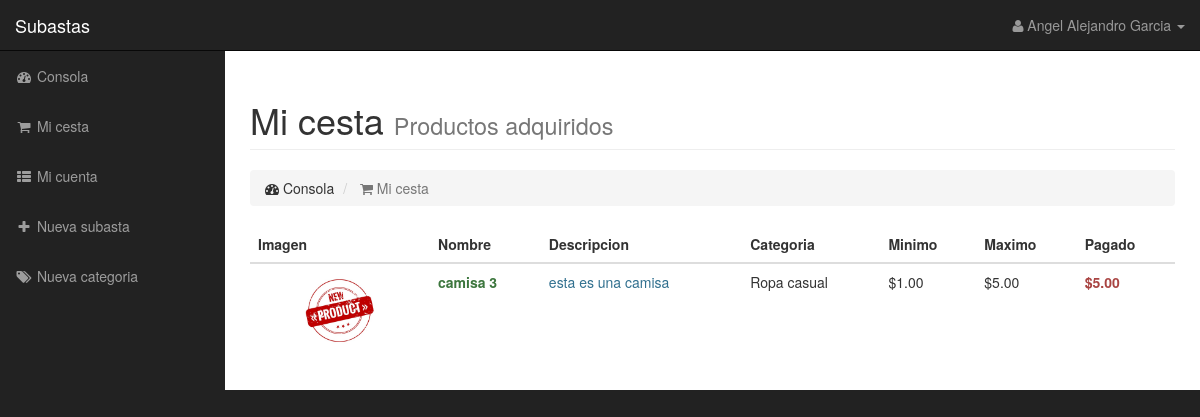
The page /cesta.php (signed in) on the database its author committed.
### tables this page shows
CREATE TABLE `producto` (
  `id_producto` int(11) NOT NULL,
  `nombre` varchar(100) NOT NULL,
  `descripcion` varchar(300) DEFAULT NULL,
  `imagen` varchar(300) DEFAULT NULL,
  `id_categoria` int(11) DEFAULT NULL
);

CREATE TABLE `categoria` (
  `id_categoria` int(11) NOT NULL,
  `categoria` varchar(100) NOT NULL,
  `descripcion` varchar(300) DEFAULT NULL
);

CREATE TABLE `subasta` (
  `id_subasta` int(11) NOT NULL,
  `min` int(11) DEFAULT NULL,
  `max` int(11) DEFAULT NULL,
  `tiempo_ini` datetime NOT NULL,
  `tiempo_fin` datetime NOT NULL,
  `estado` int(11) NOT NULL,
  `comprador` int(11) DEFAULT NULL,
  `subastador` int(11) NOT NULL,
  `id_producto` int(11) NOT NULL
);

CREATE TABLE `oferta` (
  `id_oferta` int(11) NOT NULL,
  `oferta` int(11) NOT NULL,
  `estado` int(11) NOT NULL,
  `fecha` datetime NOT NULL,
  `id_subasta` int(11) NOT NULL,
  `comprador` int(11) NOT NULL
);

### conexion/config.php (called while the page is built)
<?php
  $serv="localhost";
  $user="root";
  $pass="";
  $namedb="subasta";
?>

### conexion/Conexion.php (called while the page is built, shortened)
<?php
    class Conexion{
    private $conn = null;
    public function __construct(){
        include("config.php");
        $this->conn = new mysqli($serv, $user, $pass, $namedb);
        $this->conn->set_charset("utf8");
    }
    public function select($qry){
        $result = $this->conn->query($qry);
        return $result;
    }
    public function query($qry){
        if(!$this->conn->query($qry)){
            return false;
        }else{
            return true;
        }
        return null;
    }
}
?>

### cesta.php (the view, shortened to what this page needs)
<?php
  include ("conexion/Conexion.php");
  $bd = new Conexion();
?>
<!DOCTYPE html>
<html lang="es">
<head>
    <link href="css/bootstrap.min.css" rel="stylesheet">
    <link href="css/sb-admin.css" rel="stylesheet">
    <link href="css/plugins/morris.css" rel="stylesheet">
    <link href="font-awesome/css/font-awesome.min.css" rel="stylesheet" type="text/css">
</head>
<body>
    <div id="wrapper">
        <nav class="navbar navbar-inverse navbar-fixed-top" role="navigation">
            <div class="navbar-header">
                <a class="navbar-brand" href="subastas.php">Subastas</a>
            </div>
            <?php
              include ("header.php");
            ?>
            <?php
              include ("sidebar.php");
            ?>
        </nav>
        <div id="page-wrapper">
            <div class="container-fluid">
                <div class="row">
                    <div class="col-lg-12">
                        <h1 class="page-header">
                            Mi cesta <small>Productos adquiridos</small>
                        </h1>
                        <ol class="breadcrumb">
                          <li>
                              <i class="fa fa-dashboard"></i> Consola
                          </li>
                          <li class="active">
                              <i class="fa fa-shopping-cart"></i> Mi cesta
                          </li>
                        </ol>
                    </div>
                </div>
                <div class="row">
                  <div class="col-lg-12">
                    <div class="table-responsive">
                        <table class="table table-hover">
                            <thead>
                                <tr>
                                    <th>Imagen</th>
                                    <th>Nombre</th>
                                    <th>Descripcion</th>
                                    <th>Categoria</th>
                                    <th>Minimo</th>
                                    <th>Maximo</th>
                                    <th>Pagado</th>
                                </tr>
                            </thead>
                            <tbody>
                  <?php
                      $res0 = $bd->select("SELECT * from cesta where id_usuario=".$_SESSION["id_usuario"].";");
                      if($res0->num_rows > 0){
                        while($row0 = $res0->fetch_assoc()){
                          $sub = $row0["id_subasta"];
                          $res = $bd->select("SELECT * from subasta where id_subasta=$sub order by id_subasta desc");
                          if($res->num_rows > 0){
                            while($row = $res->fetch_assoc()){
                              $min = $row["min"];
                              $max = $row["max"];
                              $id_producto = $row["id_producto"];
                              $res2 = $bd->select("SELECT * from producto where id_producto=$id_producto");
                              if($res2->num_rows > 0){
                                while($row2 = $res2->fetch_assoc()){
                                  $nombre_p = $row2["nombre"];
                                  $descri_p = $row2["descripcion"];
                                  $imagen_p = $row2["imagen"];
                                  $catego_p = $row2["id_categoria"];
                                  $result = $bd->select("SELECT * from categoria where id_categoria=$catego_p");
                                  $categoria_arr = mysqli_fetch_array($result);
                                  $categoria = $categoria_arr["categoria"];
                                  $result1 = $bd->select("SELECT * from oferta where id_subasta=$sub order by id_oferta desc limit 1");
                                  $oferta = mysqli_fetch_array($result1);
                                  $of_final = $oferta["oferta"];
                                  ?>
                                      <tr>
                                          <td width="180px"><center><img src="<?php echo "images/productos/$imagen_p";?>" style="height: 80px;"></center></td>
                                          <td><?php echo "<b class='text-success'>$nombre_p</b>";?></td>
                                          <td><?php echo "<p class='text-info'>$descri_p</p>";?></td>
                                          <td><?php echo $categoria;?></td>
                                          <td><?php echo "$$min.00";?></td>
                                          <td><?php echo "$$max.00";?></td>
                                          <td><?php echo "<b class='text-danger'>$$of_final.00</b>";?></td>
                                      </tr>
                                  <?php
                                }
                              }
                            }
                          }
                        }
                      }else{
                        echo "<h3>Cesta vacia</h3>";
                      }
                  ?>
                            </tbody>
                        </table>
                    </div>
                </div>
              </div>
            </div>
        </div>
    </div>
</body>
</html>

### css/sb-admin.css (style rules this page uses)
body { margin-top: 100px; background-color: #222; }
@media (min-width:768px) { body { margin-top: 50px; } }
#wrapper { padding-left: 0; }
#page-wrapper { width: 100%; padding: 0; background-color: #fff; }
@media (min-width:768px) { #wrapper { padding-left: 225px; } }
@media (min-width:768px) { #page-wrapper { padding: 10px; } }

### rows shown on the page
subasta: min "1", max "5"
producto: imagen (placeholder picture), nombre "camisa 3", descripcion "esta es una camisa", id_categoria.categoria "Ropa casual", oferta.oferta "5"

### other values the page prints
$_SESSION["nomb_comp"] "Angel Alejandro Garcia"
